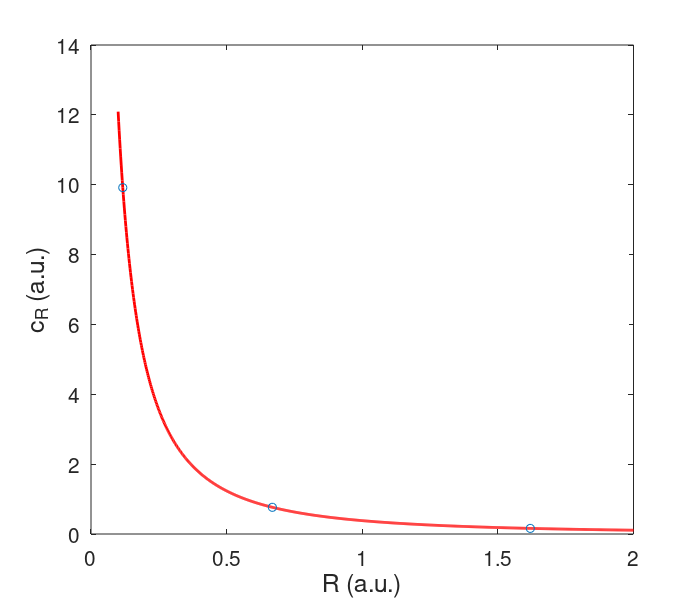
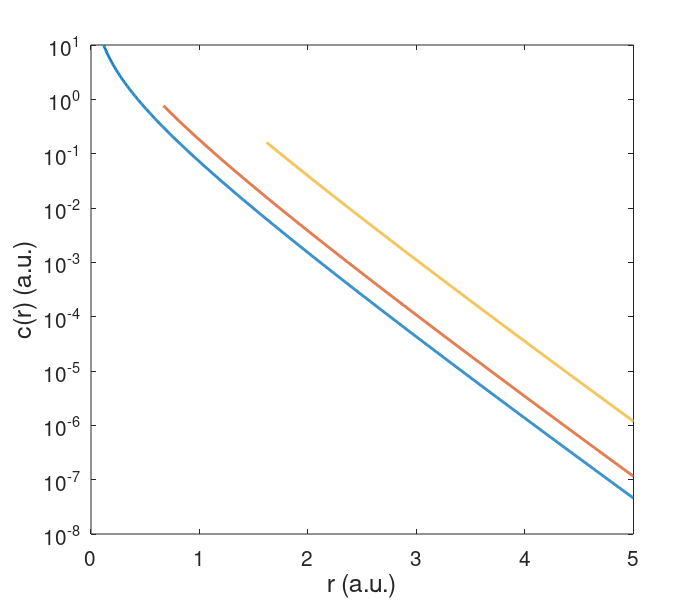

Here is the MATLAB script that generated these plots, in order:
% Compare the stationary state diffusion solution for changes in cell radius.
% This evaluates if the form of the function is changed by a change in R

clear variables
close all

% Parameters of the run
R = linspace(0.1, 2, 1000); % Parameters of cell radius to test
eta = 2; % secretion rate
D = 0.1; % diffusion constant
i = [10, 300, 800]; % index of the R to plot as points and analysed
gamma = 1; % degradation rate
lambda = sqrt(D./gamma); % diffusion length
cR = eta* gamma/4/pi./R./lambda./(lambda + R); % Constant to calculate secretion function

h1 = figure(1);
% plot the constant vs R
plot(R, cR, 'r', 'LineWidth', 2)
hold on
% Plot the scatter points
scatter(R(i), cR(i), 'bx')
hold off
% Set fonts and labels
set(gca, 'FontSize', 15)
ylabel('c_R (a.u.)', 'FontSize', 18)
xlabel('R (a.u.)', 'FontSize', 18)

% Save figure as pdf
set(h1,'Units','Inches');
set(h1, 'Position', [0 0 7 6 ])
pos = get(h1,'Position');
set(h1,'PaperPositionMode','Auto','PaperUnits','Inches','PaperSize',[pos(3), pos(4)])
fig_file = fullfile(pwd, 'figures', 'cR_R'); % filename
print(h1, fig_file,'-dpdf','-r0')

% For each scatter, plot the form of the function in distance
h2 = figure(2);
hold on
for k = 1:numel(i)
    r = linspace(R(i(k)), 5, 1000); % The distance vector changes with R
    tmp = cR(i(k))*R(i(k))*exp((R(i(k))-r)/lambda)./r;
    % Plot the function shape
    plot(r, tmp, 'LineWidth', 2)
end
hold off
box on
% Set scales and labels
set(gca, 'yscale', 'log', 'FontSize', 15)
ylabel('c(r) (a.u.)', 'FontSize', 18)
xlabel('r (a.u.)', 'FontSize', 18)

% Save as pdf
set(h2,'Units','Inches');
set(h2, 'Position', [0 0 7 6 ])
pos = get(h2,'Position');
set(h2,'PaperPositionMode','Auto','PaperUnits','Inches','PaperSize',[pos(3), pos(4)])
fig_file = fullfile(pwd, 'figures', 'cR_R_cofr'); % filename
print(h2, fig_file,'-dpdf','-r0')
